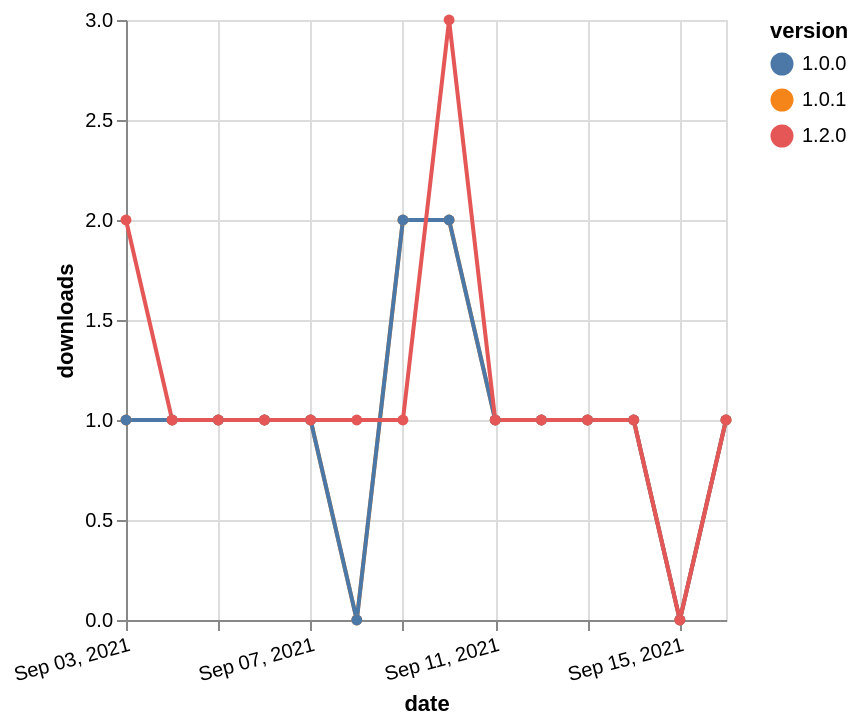

Source (Vega-Lite JSON):
### Vega-Lite specification from a JSON file in a GitHub repository (floating-point values rounded to 4 significant figures)
{"$schema": "https://vega.github.io/schema/vega-lite/v5.json", "description": "A simple bar chart with embedded data.", "data": {"values": [{"date": "2021-09-03", "total": 124, "delta": 1, "version": "1.0.1"}, {"date": "2021-09-04", "total": 125, "delta": 1, "version": "1.0.1"}, {"date": "2021-09-05", "total": 126, "delta": 1, "version": "1.0.1"}, {"date": "2021-09-06", "total": 127, "delta": 1, "version": "1.0.1"}, {"date": "2021-09-07", "total": 128, "delta": 1, "version": "1.0.1"}, {"date": "2021-09-08", "total": 128, "delta": 0, "version": "1.0.1"}, {"date": "2021-09-09", "total": 130, "delta": 2, "version": "1.0.1"}, {"date": "2021-09-10", "total": 132, "delta": 2, "version": "1.0.1"}, {"date": "2021-09-11", "total": 133, "delta": 1, "version": "1.0.1"}, {"date": "2021-09-12", "total": 134, "delta": 1, "version": "1.0.1"}, {"date": "2021-09-13", "total": 135, "delta": 1, "version": "1.0.1"}, {"date": "2021-09-14", "total": 136, "delta": 1, "version": "1.0.1"}, {"date": "2021-09-15", "total": 136, "delta": 0, "version": "1.0.1"}, {"date": "2021-09-16", "total": 137, "delta": 1, "version": "1.0.1"}, {"date": "2021-09-03", "total": 145, "delta": 1, "version": "1.0.0"}, {"date": "2021-09-04", "total": 146, "delta": 1, "version": "1.0.0"}, {"date": "2021-09-05", "total": 147, "delta": 1, "version": "1.0.0"}, {"date": "2021-09-06", "total": 148, "delta": 1, "version": "1.0.0"}, {"date": "2021-09-07", "total": 149, "delta": 1, "version": "1.0.0"}, {"date": "2021-09-08", "total": 149, "delta": 0, "version": "1.0.0"}, {"date": "2021-09-09", "total": 151, "delta": 2, "version": "1.0.0"}, {"date": "2021-09-10", "total": 153, "delta": 2, "version": "1.0.0"}, {"date": "2021-09-11", "total": 154, "delta": 1, "version": "1.0.0"}, {"date": "2021-09-12", "total": 155, "delta": 1, "version": "1.0.0"}, {"date": "2021-09-13", "total": 156, "delta": 1, "version": "1.0.0"}, {"date": "2021-09-14", "total": 157, "delta": 1, "version": "1.0.0"}, {"date": "2021-09-15", "total": 157, "delta": 0, "version": "1.0.0"}, {"date": "2021-09-16", "total": 158, "delta": 1, "version": "1.0.0"}, {"date": "2021-09-03", "total": 119, "delta": 2, "version": "1.2.0"}, {"date": "2021-09-04", "total": 120, "delta": 1, "version": "1.2.0"}, {"date": "2021-09-05", "total": 121, "delta": 1, "version": "1.2.0"}, {"date": "2021-09-06", "total": 122, "delta": 1, "version": "1.2.0"}, {"date": "2021-09-07", "total": 123, "delta": 1, "version": "1.2.0"}, {"date": "2021-09-08", "total": 124, "delta": 1, "version": "1.2.0"}, {"date": "2021-09-09", "total": 125, "delta": 1, "version": "1.2.0"}, {"date": "2021-09-10", "total": 128, "delta": 3, "version": "1.2.0"}, {"date": "2021-09-11", "total": 129, "delta": 1, "version": "1.2.0"}, {"date": "2021-09-12", "total": 130, "delta": 1, "version": "1.2.0"}, {"date": "2021-09-13", "total": 131, "delta": 1, "version": "1.2.0"}, {"date": "2021-09-14", "total": 132, "delta": 1, "version": "1.2.0"}, {"date": "2021-09-15", "total": 132, "delta": 0, "version": "1.2.0"}, {"date": "2021-09-16", "total": 133, "delta": 1, "version": "1.2.0"}]}, "width": "container", "mark": {"type": "line", "point": {"filled": true}}, "encoding": {"x": {"field": "date", "type": "temporal", "timeUnit": "yearmonthdate", "title": "date", "axis": {"labelAngle": -15}}, "y": {"field": "delta", "type": "quantitative", "title": "downloads"}, "color": {"field": "version", "type": "nominal"}, "tooltip": {"field": "delta"}}}
